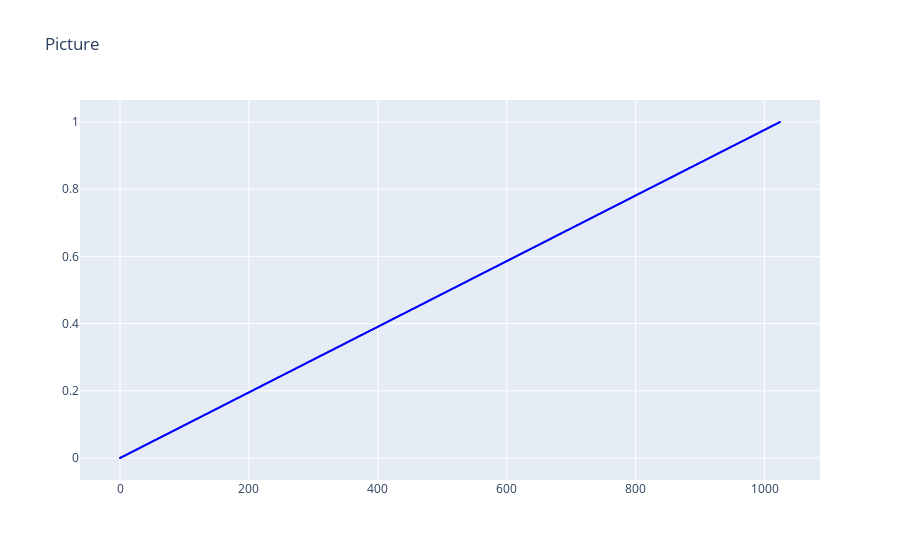

The cell this chart's notebook holds for it:
### Markdown cell above
Построим график зависимости $P_{(0)}$ от числа «хороших» комбинаций $n$ при условии, что число итераций $j = 1$:

### Code cell
q = 10

N = 2 ** q

j = 1

R = []
for n in [0, 1, *list(range(1, N, 1)), N]:
    p = 1 - get_P_of_0(j, n, N)
    R.append((n, p))

show([[[(x[0], x[1]) for x in R], 'blue', 1]], marker_size=2)

### Figure 1 — Plotly figure (JSON) as saved in the notebook; plotly's stock layout.template omitted (floating-point values rounded to 4 significant figures; data arrays with more than 128 entries replaced by an {"elided": "..."} marker saying what was removed)
{"data": [{"marker": {"color": "blue", "size": 2}, "mode": "markers", "opacity": 1, "type": "scatter", "x": {"elided": "1026 int values"}, "y": {"elided": "1026 float values"}}], "layout": {"title": {"text": "Picture"}, "xaxis": {"zeroline": false}, "yaxis": {"zeroline": false}}}
